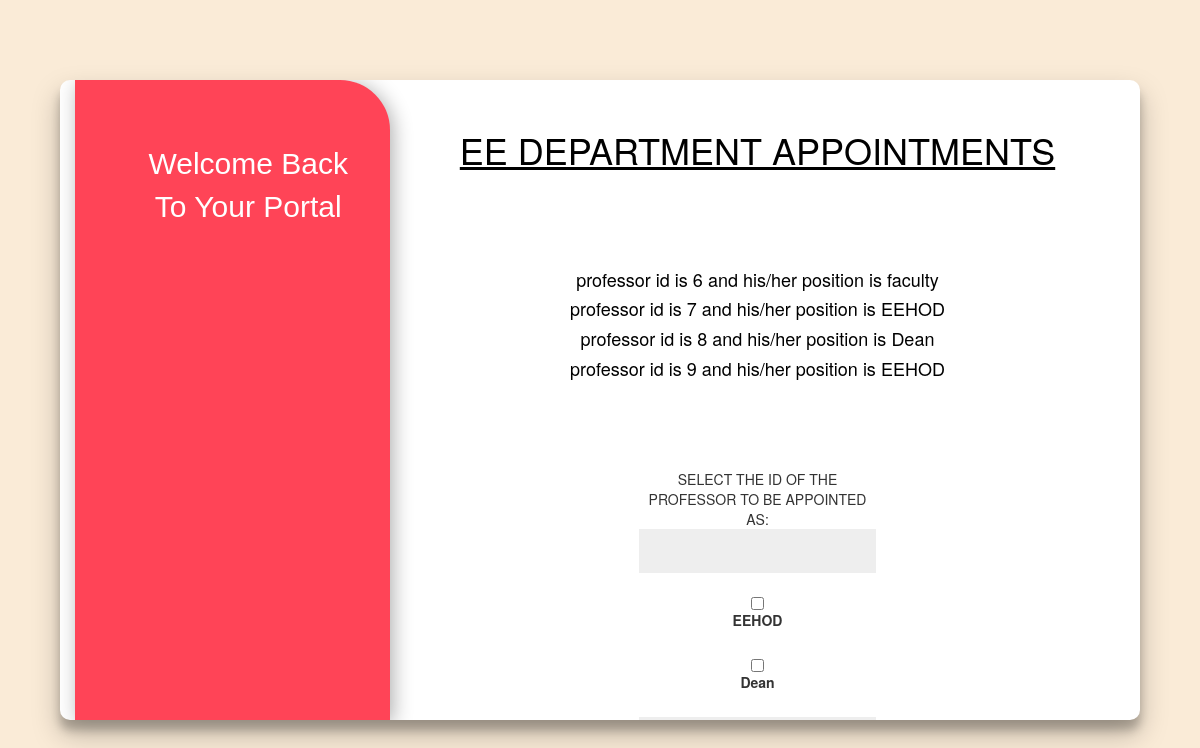
Screenshot of /changeeehod/1/ with the database file from the repository.
### table/models.py (models this page shows)
class users_table(models.Model):
    id = models.IntegerField(primary_key = True)
    password = models.CharField(max_length = 20)
    dept_name =  models.CharField(max_length = 6)
    pos = models.CharField(max_length = 10)
    curr_pos = models.CharField(max_length = 10, default="default")

### table/views.py (the view)
# urls.py: path('changeeehod/<int:pro>/',views.changeeehod,name ="changeeehod"),
def changeeehod(request,pro):
        if request.method == 'POST':
            pro_id = request.POST['id']
            pos = request.POST['status']
            if pos =='EEHOD':
                users_table.objects.filter(pos ='EEHOD').update(pos ='faculty')
                users_table.objects.filter(id = pro_id).update(pos ='EEHOD')
                return HttpResponse("done")
            else:
                users_table.objects.filter(pos ='Dean').update(pos ='faculty')
                users_table.objects.filter(id = pro_id).update(pos ='Dean')
                return HttpResponse("done")
        else:
            try :
                p = users_table.objects.filter(dept_name ='EE')
            except users_table.DoesNotExist:
                p = None
            if p is None:
                return HttpResponse("No EE FACULTY")
            else:
                return render(request,"eehod.html",{'data':p})

### templates/eehod.html (shortened to what this page needs)
{% extends "base.html" %}
{% block child_block %}
<html lang="en">
<head>
  <link rel="stylesheet" href="https://maxcdn.bootstrapcdn.com/bootstrap/3.3.7/css/bootstrap.min.css">
</head>
<body>
<h1 align = center style="color: black"; "font-size:40px";>EE DEPARTMENT APPOINTMENTS</h1>
<br>
<br><br><br>
{% for i in data %}
<h4 align = center style="color: black"; "font-size:30px";> professor id is {{i.id}} and his/her position is {{i.pos}} </h4>
{% endfor %}
<br><br><br><br>
  <div class = "form">
    <form action="changeeehod", method = "POST">
        SELECT THE ID OF THE PROFESSOR TO BE APPOINTED AS: <input type= "text" name ="id"><br>
        <input type="checkbox" id="Rejected" name="status" value="EEHOD">
        <label for="status">EEHOD</label><br>
        <input type="checkbox" id="Rejected" name="status" value="Dean">
        <label for="status">Dean</label><br>
        <input type="submit" value="Submit">
      </form>
    </div>
</body>
</html>
{% endblock %}

### templates/base.html (style rules this page uses)
body, html { background : url("https://image.shutterstock.com/image-photo/abstract-colorful-background-on-bokeh-260nw-492496099.jpg"); height: 100%; background-position: center; background-repeat: no-repeat; background-size: cover; height: 100%; text-align : center; }
h1 { color : black; text-align : center; }
body { background:antiquewhite !important; height: 100%; background-position: center; background-repeat: no-repeat; background-size: cover; }
* { box-sizing: border-box; }
body { background: #f6f5f7; display: flex; justify-content: center; align-items: center; flex-direction: column; font-family: 'Montserrat', sans-serif; height: 100vh; margin: -20px 0 50px; left: 30%; }
h1 { font-weight: bold; margin: 0; }
form { background-color: #FFFFFF; display: flex; align-items: center; justify-content: center; flex-direction: column; padding: 0 50px; height: 100%; text-align: center; width: 50%; margin: auto; }
input { background-color: #eee; border: none; padding: 12px 15px; margin: 8px 0; width: 100%; }

### templates/eehod.html (style rules this page uses)
body, html { height: 100%; }
body { background : url("https://venngage-wordpress.s3.amazonaws.com/uploads/2018/09/Simple-White-Pattern-Background-Image.jpg"); height: 100%; background-position: center; background-repeat: no-repeat; background-size: cover; }
.form { display : flex; justify-content: center; align-items: center; margin: 0 auto; }
.form label { display: inline-block; text-align: left; }
.form input { display: inline-block; text-align: center; }
h1 { text-decoration: underline; }

### rows the page displays
users_table: id "6", pos "faculty"
users_table: id "7", pos "EEHOD"
users_table: id "8", pos "Dean"
users_table: id "9", pos "EEHOD"
